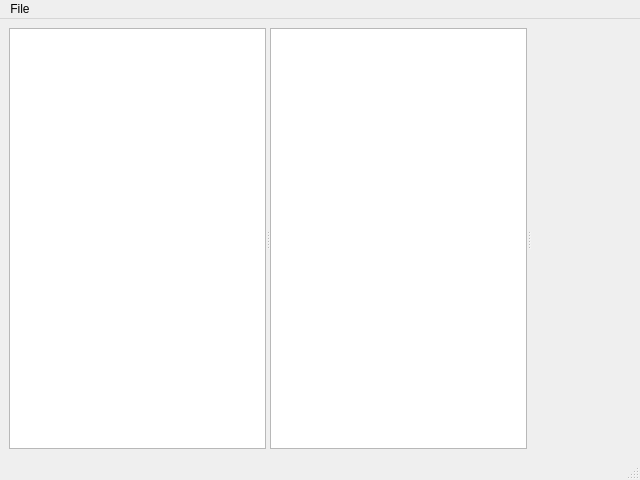
<?xml version="1.0" encoding="UTF-8"?>
<ui version="4.0">
 <class>main_window</class>
 <widget class="QMainWindow" name="main_window">
  <property name="geometry">
   <rect>
    <x>0</x>
    <y>0</y>
    <width>640</width>
    <height>480</height>
   </rect>
  </property>
  <property name="windowTitle">
   <string>Packet Analyzer</string>
  </property>
  <widget class="QWidget" name="central_widget">
   <layout class="QVBoxLayout" name="verticalLayout">
    <item>
     <widget class="QWidget" name="widget" native="true">
      <layout class="QVBoxLayout" name="verticalLayout_2">
       <property name="leftMargin">
        <number>0</number>
       </property>
       <property name="topMargin">
        <number>0</number>
       </property>
       <property name="rightMargin">
        <number>0</number>
       </property>
       <property name="bottomMargin">
        <number>0</number>
       </property>
       <item>
        <widget class="QSplitter" name="splitter">
         <property name="orientation">
          <enum>Qt::Horizontal</enum>
         </property>
         <widget class="EventList" name="event_list"/>
         <widget class="ObjectTree" name="object_tree"/>
         <widget class="HexViewer" name="hex_viewer" native="true">
          <property name="minimumSize">
           <size>
            <width>0</width>
            <height>0</height>
           </size>
          </property>
         </widget>
        </widget>
       </item>
      </layout>
     </widget>
    </item>
   </layout>
  </widget>
  <widget class="QMenuBar" name="menubar">
   <property name="geometry">
    <rect>
     <x>0</x>
     <y>0</y>
     <width>640</width>
     <height>21</height>
    </rect>
   </property>
   <widget class="QMenu" name="menu_file">
    <property name="title">
     <string>File</string>
    </property>
    <addaction name="action_open"/>
   </widget>
   <addaction name="menu_file"/>
  </widget>
  <widget class="QStatusBar" name="statusbar"/>
  <action name="action_open">
   <property name="text">
    <string>Open</string>
   </property>
  </action>
 </widget>
 <customwidgets>
  <customwidget>
   <class>ObjectTree</class>
   <extends>QTreeView</extends>
   <header>packet_analyzer.ui.views.object_tree</header>
  </customwidget>
  <customwidget>
   <class>EventList</class>
   <extends>QTreeView</extends>
   <header>packet_analyzer.ui.views.event_list</header>
  </customwidget>
  <customwidget>
   <class>HexViewer</class>
   <extends>QWidget</extends>
   <header>packet_analyzer.ui.widgets.hex_viewer</header>
  </customwidget>
 </customwidgets>
 <resources/>
 <connections/>
</ui>
